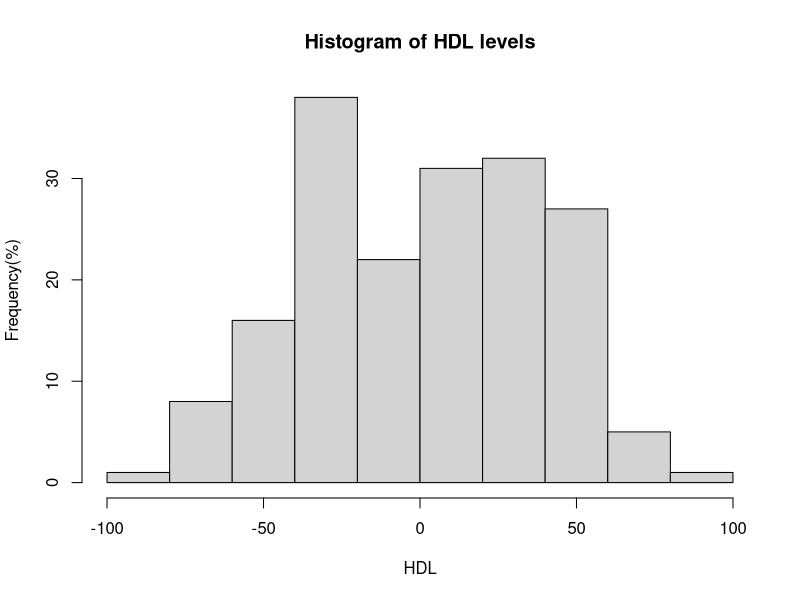
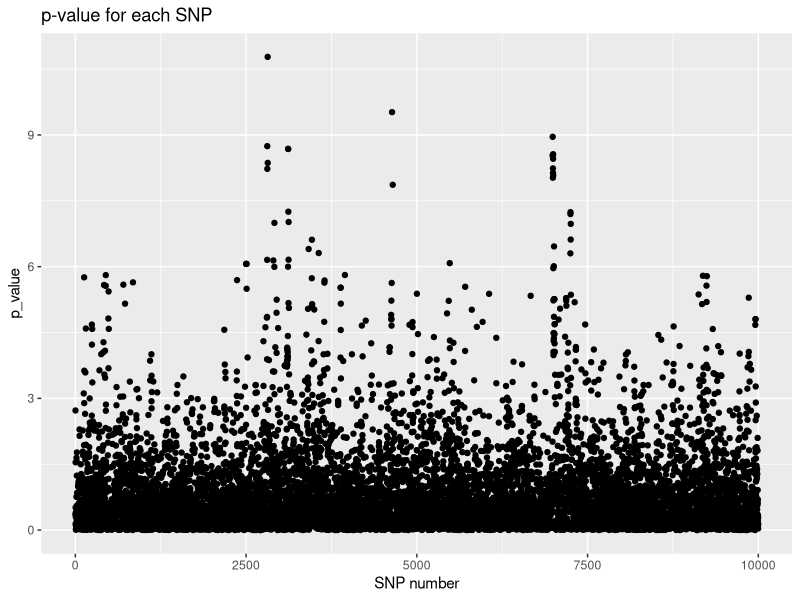
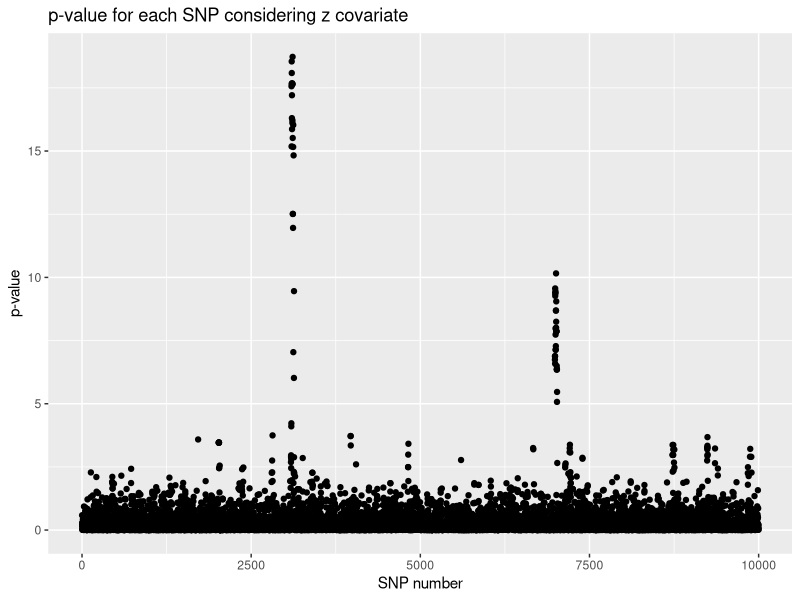

The R source for these figures, in order:
## ---- chunk 1
knitr::opts_chunk$set(echo = TRUE)
## ---- chunk 2
#libraries
library(MASS)
library(qqman)
library(ggplot2)
## ---- chunk 3
#reading file
phenotype_data=read.csv("omics2023_pheno+pop.csv",header=FALSE)

#calculating sample size
print(paste("Total sample size is",length(phenotype_data[, 1])))
## ---- chunk 4
#Histogram
y=phenotype_data[,2]
hist(y, main = "Histogram of HDL levels", xlab = "HDL", ylab = "Frequency(%)")
## ---- chunk 5
#reading file
genotype_data=read.csv("omics2023_genotypes.csv",header=FALSE)

#calculating SNP number
print(paste("Total SNPs number is",length(genotype_data[1,])+1))
## ---- chunk 6
#creating beta_a matrix
beta_a=data.frame(matrix(nrow=nrow(genotype_data), ncol=ncol(genotype_data)))
beta_a[genotype_data=="0"]=-1
beta_a[genotype_data=="1"]=0
beta_a[genotype_data=="2"]=1
beta_a = apply(beta_a, 2, as.numeric) # convert each column to numeric

#creating beta_d matrix
beta_d=data.frame(matrix(nrow=nrow(genotype_data), ncol=ncol(genotype_data)))
beta_d[genotype_data=="0"]=-1
beta_d[genotype_data=="1"]=1
beta_d[genotype_data=="2"]=-1
beta_d = apply(beta_d, 2, as.numeric) # convert each column to numeric

y=cbind(phenotype_data[,2])
p_values=vector(length=ncol(genotype_data))
y_avg=mean(y)
#evaluating p_value,SSE,SSM,F-statistic for each SNP
for(i in 1:ncol(genotype_data)){
  #creating x matrix for each SNP
  x = cbind(1, as.integer(beta_a[,i]), as.integer(beta_d[,i]))

  #finding beta_hat based on MLE
  beta_hat=ginv(t(x)%*%x)%*%t(x)%*%y

  #finding y_hat based on x and beta_hat
  y_hat=x%*%beta_hat

  #SSM,SSE
  ssm=0
  sse=0
  for(j in 1:nrow(y)){
    ssm=ssm+((y_hat[j,]-y_avg)^2)
    sse=sse+((y[j,]-y_hat[j,])^2)
    }

  #MSM,MSE,F-STATISIC,P_VALUE
  msm=ssm/2
  mse=sse/(nrow(y)-3)
  f=msm/mse
  p_values[i]=pf(f,df1=2,df2=(nrow(y)-3),lower.tail = FALSE)
  }#p_values are calculated here
## ---- chunk 7
a=c(1:ncol(genotype_data))
b=-log10(p_values)
pframe=data.frame(a,b)
ggplot(pframe, aes(x=a,y=b)) + geom_point() + labs(x="SNP number",y="p_value")  + ggtitle("p-value for each SNP")
## ---- chunk 8
significants=0
for(i in 1:length(p_values)){
  if (p_values[i]<(0.05/ncol(genotype_data))){
    significants=significants+1
  }
}
print(paste("number of SNPs which are significant is",significants))
## ---- chunk 9
#counting first people population
print(paste("First people poplution is",sum(startsWith(phenotype_data[,1], "HG"))))

#counting second people population
print(paste("Second people poplution is",sum(startsWith(phenotype_data[,1],"NA"))))
## ---- chunk 10
#calculating z variable for each "HG" and "NA" person
z=matrix(rep(-1,nrow(phenotype_data)),nrow=nrow(phenotype_data))
z[grep("^NA",phenotype_data[,1])]=1


#evaluating p_value,SSE,F-statistic for each SNP with XZ covariate
p01_values=vector(length=ncol(genotype_data))
for(i in 1:ncol(genotype_data)){
  
  #creating x0 for Teta0 assumption; meaning that we do not need xa, xd for calculation
  x0 = cbind(1, z)

  #creating x1 for Teta0 assumption; meaning that we need 1, xa, xd, z for calculation
  x1 = cbind(1, as.integer(beta_a[,i]), as.integer(beta_d[,i]), z)

  #finding beta0_hat based on MLE
  beta0_hat=ginv(t(x0)%*%x0)%*%t(x0)%*%y
  
  #finding beta1_hat based on MLE
  beta1_hat=ginv(t(x1)%*%x1)%*%t(x1)%*%y
  
  #finding y0_hat based on x and beta_hat
  y0_hat=x0%*%beta0_hat
  
  #finding y1_hat based on x and beta_hat
  y1_hat=x1%*%beta1_hat

  #SSE0,SSE1
  sse0=0
  sse1=0
  for(j in 1:nrow(y)){
    sse0=sse0+((y[j,]-y0_hat[j,])^2)
    sse1=sse1+((y[j,]-y1_hat[j,])^2)
    }

  #F-STATISIC,P_VALUE
  f01=((sse0-sse1)/3)/(sse1/(nrow(y)-4))
  p01_values[i]=pf(f01,df1=3,df2=(nrow(y)-4),lower.tail = FALSE)
  }#p01_values are calculated here
## ---- chunk 11
a01=c(1:ncol(genotype_data))
b01=-log10(p01_values)
p01frame=data.frame(a,b)
ggplot(p01frame, aes(x=a01,y=b01)) + geom_point() + labs(x="SNP number",y="p-value") + ggtitle("p-value for each SNP considering z covariate")
## ---- chunk 12
significants01=0
for(i in 1:length(p01_values)){
  if (p01_values[i]<(0.05/ncol(genotype_data))){
    significants01=significants01+1
  }
}
print(paste("number of SNPs which are significant considering z covariate, is",significants01))
